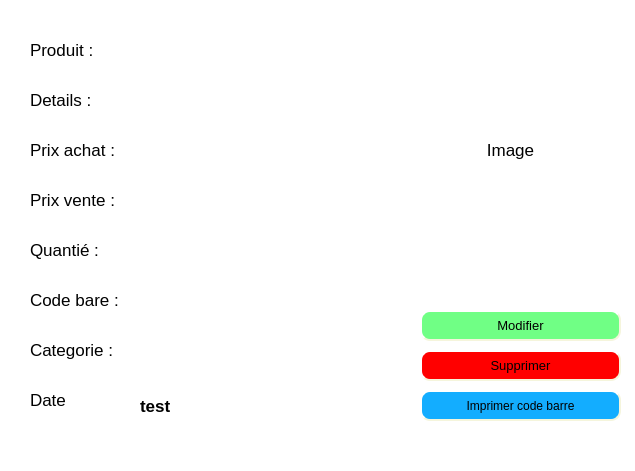
<?xml version="1.0" encoding="UTF-8"?>
<ui version="4.0">
 <class>MainWindow</class>
 <widget class="QMainWindow" name="MainWindow">
  <property name="geometry">
   <rect>
    <x>0</x>
    <y>0</y>
    <width>635</width>
    <height>471</height>
   </rect>
  </property>
  <property name="windowTitle">
   <string>MainWindow</string>
  </property>
  <property name="styleSheet">
   <string notr="true">background-color: rgb(255, 255, 255);</string>
  </property>
  <widget class="QWidget" name="centralwidget">
   <widget class="QLabel" name="label_57">
    <property name="geometry">
     <rect>
      <x>30</x>
      <y>40</y>
      <width>81</width>
      <height>20</height>
     </rect>
    </property>
    <property name="font">
     <font>
      <pointsize>13</pointsize>
     </font>
    </property>
    <property name="text">
     <string>Produit :</string>
    </property>
   </widget>
   <widget class="QLabel" name="label_58">
    <property name="geometry">
     <rect>
      <x>30</x>
      <y>90</y>
      <width>81</width>
      <height>20</height>
     </rect>
    </property>
    <property name="font">
     <font>
      <pointsize>13</pointsize>
     </font>
    </property>
    <property name="text">
     <string>Details :</string>
    </property>
   </widget>
   <widget class="QLabel" name="label_59">
    <property name="geometry">
     <rect>
      <x>30</x>
      <y>140</y>
      <width>91</width>
      <height>20</height>
     </rect>
    </property>
    <property name="font">
     <font>
      <pointsize>13</pointsize>
     </font>
    </property>
    <property name="text">
     <string>Prix achat :</string>
    </property>
   </widget>
   <widget class="QLabel" name="label_60">
    <property name="geometry">
     <rect>
      <x>30</x>
      <y>190</y>
      <width>91</width>
      <height>20</height>
     </rect>
    </property>
    <property name="font">
     <font>
      <pointsize>13</pointsize>
     </font>
    </property>
    <property name="text">
     <string>Prix vente :</string>
    </property>
   </widget>
   <widget class="QLabel" name="label_61">
    <property name="geometry">
     <rect>
      <x>30</x>
      <y>240</y>
      <width>81</width>
      <height>20</height>
     </rect>
    </property>
    <property name="font">
     <font>
      <pointsize>13</pointsize>
     </font>
    </property>
    <property name="text">
     <string>Quantié :</string>
    </property>
   </widget>
   <widget class="QLabel" name="label_62">
    <property name="geometry">
     <rect>
      <x>30</x>
      <y>290</y>
      <width>101</width>
      <height>20</height>
     </rect>
    </property>
    <property name="font">
     <font>
      <pointsize>13</pointsize>
     </font>
    </property>
    <property name="text">
     <string>Code bare :</string>
    </property>
   </widget>
   <widget class="QLabel" name="label_69">
    <property name="geometry">
     <rect>
      <x>30</x>
      <y>340</y>
      <width>91</width>
      <height>20</height>
     </rect>
    </property>
    <property name="font">
     <font>
      <pointsize>13</pointsize>
     </font>
    </property>
    <property name="text">
     <string>Categorie :</string>
    </property>
   </widget>
   <widget class="QLabel" name="label_71">
    <property name="geometry">
     <rect>
      <x>400</x>
      <y>50</y>
      <width>221</width>
      <height>201</height>
     </rect>
    </property>
    <property name="font">
     <font>
      <pointsize>13</pointsize>
     </font>
    </property>
    <property name="styleSheet">
     <string notr="true"/>
    </property>
    <property name="text">
     <string>&lt;html&gt;&lt;head/&gt;&lt;body&gt;&lt;p align=&quot;center&quot;&gt;Image&lt;/p&gt;&lt;/body&gt;&lt;/html&gt;</string>
    </property>
   </widget>
   <widget class="QLabel" name="label_72">
    <property name="geometry">
     <rect>
      <x>30</x>
      <y>390</y>
      <width>61</width>
      <height>20</height>
     </rect>
    </property>
    <property name="font">
     <font>
      <pointsize>13</pointsize>
     </font>
    </property>
    <property name="text">
     <string>Date</string>
    </property>
   </widget>
   <widget class="QPushButton" name="pushButton_13">
    <property name="geometry">
     <rect>
      <x>420</x>
      <y>390</y>
      <width>201</width>
      <height>31</height>
     </rect>
    </property>
    <property name="font">
     <font>
      <pointsize>9</pointsize>
     </font>
    </property>
    <property name="styleSheet">
     <string notr="true">QPushButton{
background-color: rgb(19, 173, 255);
border-style: outset;
border-width: 2px;
border-radius: 10px;
border-color: beige;
padding: 6px;
}
QPushButton:hover:!pressed
{

	background-color: rgb(85, 255, 255);
}</string>
    </property>
    <property name="text">
     <string>Imprimer code barre</string>
    </property>
    <property name="icon">
     <iconset resource="iconne.qrc">
      <normaloff>:/icone/barre.png</normaloff>:/icone/barre.png</iconset>
    </property>
    <property name="iconSize">
     <size>
      <width>22</width>
      <height>22</height>
     </size>
    </property>
   </widget>
   <widget class="QPushButton" name="pushButton_11">
    <property name="geometry">
     <rect>
      <x>420</x>
      <y>310</y>
      <width>201</width>
      <height>31</height>
     </rect>
    </property>
    <property name="font">
     <font>
      <pointsize>10</pointsize>
     </font>
    </property>
    <property name="styleSheet">
     <string notr="true">QPushButton{
background-color: rgb(112, 255, 133);
border-style: outset;
border-width: 2px;
border-radius: 10px;
border-color: beige;
min-width: 10em;
padding: 6px;

}
QPushButton:hover:!pressed
{

	
	background-color: rgb(55, 217, 109);
}</string>
    </property>
    <property name="text">
     <string>Modifier</string>
    </property>
    <property name="icon">
     <iconset resource="iconne.qrc">
      <normaloff>:/icone/update.png</normaloff>:/icone/update.png</iconset>
    </property>
    <property name="iconSize">
     <size>
      <width>22</width>
      <height>19</height>
     </size>
    </property>
    <property name="default">
     <bool>true</bool>
    </property>
   </widget>
   <widget class="QPushButton" name="pushButton_10">
    <property name="geometry">
     <rect>
      <x>420</x>
      <y>350</y>
      <width>201</width>
      <height>31</height>
     </rect>
    </property>
    <property name="font">
     <font>
      <pointsize>10</pointsize>
     </font>
    </property>
    <property name="styleSheet">
     <string notr="true">QPushButton{
background-color: rgb(255, 0, 0);
border-style: outset;
border-width: 2px;
border-radius: 10px;
border-color: beige;
min-width: 1em;
padding: 6px;
}
QPushButton:hover:!pressed
{
background-color: rgb(255, 70, 70);
}</string>
    </property>
    <property name="text">
     <string>Supprimer</string>
    </property>
    <property name="icon">
     <iconset resource="iconne.qrc">
      <normaloff>:/icone/delete.png</normaloff>:/icone/delete.png</iconset>
    </property>
    <property name="iconSize">
     <size>
      <width>22</width>
      <height>19</height>
     </size>
    </property>
    <property name="default">
     <bool>true</bool>
    </property>
   </widget>
   <widget class="QLineEdit" name="lineEdit_12">
    <property name="enabled">
     <bool>false</bool>
    </property>
    <property name="geometry">
     <rect>
      <x>140</x>
      <y>290</y>
      <width>201</width>
      <height>21</height>
     </rect>
    </property>
    <property name="font">
     <font>
      <pointsize>13</pointsize>
     </font>
    </property>
    <property name="styleSheet">
     <string notr="true">border-style: outset;
border-width: 1px;
border-radius: 3px;</string>
    </property>
    <property name="text">
     <string/>
    </property>
    <property name="placeholderText">
     <string>Code barre</string>
    </property>
    <property name="clearButtonEnabled">
     <bool>false</bool>
    </property>
   </widget>
   <widget class="QDoubleSpinBox" name="doubleSpinBox_4">
    <property name="geometry">
     <rect>
      <x>140</x>
      <y>190</y>
      <width>201</width>
      <height>21</height>
     </rect>
    </property>
    <property name="font">
     <font>
      <pointsize>13</pointsize>
     </font>
    </property>
    <property name="styleSheet">
     <string notr="true">border-style: outset;
border-width: 1px;
border-radius: 3px;</string>
    </property>
    <property name="maximum">
     <double>9999999999999.990234375000000</double>
    </property>
   </widget>
   <widget class="QSpinBox" name="spinBox_2">
    <property name="geometry">
     <rect>
      <x>140</x>
      <y>240</y>
      <width>201</width>
      <height>21</height>
     </rect>
    </property>
    <property name="font">
     <font>
      <pointsize>13</pointsize>
     </font>
    </property>
    <property name="styleSheet">
     <string notr="true">border-style: outset;
border-width: 1px;
border-radius: 3px;</string>
    </property>
    <property name="maximum">
     <number>999999999</number>
    </property>
   </widget>
   <widget class="QDoubleSpinBox" name="doubleSpinBox_3">
    <property name="geometry">
     <rect>
      <x>140</x>
      <y>140</y>
      <width>201</width>
      <height>21</height>
     </rect>
    </property>
    <property name="font">
     <font>
      <pointsize>13</pointsize>
     </font>
    </property>
    <property name="styleSheet">
     <string notr="true">border-style: outset;
border-width: 1px;
border-radius: 3px;</string>
    </property>
    <property name="maximum">
     <double>1000000000000000.000000000000000</double>
    </property>
   </widget>
   <widget class="QComboBox" name="comboBox_15">
    <property name="geometry">
     <rect>
      <x>140</x>
      <y>340</y>
      <width>201</width>
      <height>21</height>
     </rect>
    </property>
    <property name="font">
     <font>
      <pointsize>12</pointsize>
     </font>
    </property>
    <property name="styleSheet">
     <string notr="true">background-color: rgb(246, 239, 255);
border-style: outset;
border-width: 1px;
border-radius: 3px;</string>
    </property>
    <item>
     <property name="text">
      <string>----------</string>
     </property>
    </item>
   </widget>
   <widget class="QPlainTextEdit" name="plainTextEdit_2">
    <property name="geometry">
     <rect>
      <x>140</x>
      <y>80</y>
      <width>201</width>
      <height>31</height>
     </rect>
    </property>
    <property name="font">
     <font>
      <pointsize>13</pointsize>
     </font>
    </property>
    <property name="styleSheet">
     <string notr="true">border-style: outset;
border-width: 1px;
border-radius: 3px;</string>
    </property>
   </widget>
   <widget class="QLineEdit" name="lineEdit_11">
    <property name="geometry">
     <rect>
      <x>140</x>
      <y>40</y>
      <width>201</width>
      <height>21</height>
     </rect>
    </property>
    <property name="font">
     <font>
      <pointsize>13</pointsize>
     </font>
    </property>
    <property name="styleSheet">
     <string notr="true">border-style: outset;
border-width: 1px;
border-radius: 3px;</string>
    </property>
    <property name="placeholderText">
     <string>Nom de produit</string>
    </property>
   </widget>
   <widget class="QLabel" name="label_68">
    <property name="geometry">
     <rect>
      <x>140</x>
      <y>40</y>
      <width>201</width>
      <height>21</height>
     </rect>
    </property>
    <property name="font">
     <font>
      <pointsize>13</pointsize>
      <weight>75</weight>
      <bold>true</bold>
     </font>
    </property>
    <property name="styleSheet">
     <string notr="true"/>
    </property>
    <property name="text">
     <string/>
    </property>
   </widget>
   <widget class="QLabel" name="label_63">
    <property name="geometry">
     <rect>
      <x>140</x>
      <y>80</y>
      <width>201</width>
      <height>31</height>
     </rect>
    </property>
    <property name="font">
     <font>
      <pointsize>13</pointsize>
      <weight>75</weight>
      <bold>true</bold>
     </font>
    </property>
    <property name="styleSheet">
     <string notr="true"/>
    </property>
    <property name="text">
     <string/>
    </property>
   </widget>
   <widget class="QLabel" name="label_65">
    <property name="geometry">
     <rect>
      <x>140</x>
      <y>140</y>
      <width>201</width>
      <height>21</height>
     </rect>
    </property>
    <property name="font">
     <font>
      <pointsize>13</pointsize>
      <weight>75</weight>
      <bold>true</bold>
     </font>
    </property>
    <property name="styleSheet">
     <string notr="true"/>
    </property>
    <property name="text">
     <string/>
    </property>
   </widget>
   <widget class="QLabel" name="label_67">
    <property name="geometry">
     <rect>
      <x>140</x>
      <y>190</y>
      <width>201</width>
      <height>21</height>
     </rect>
    </property>
    <property name="font">
     <font>
      <pointsize>13</pointsize>
      <weight>75</weight>
      <bold>true</bold>
     </font>
    </property>
    <property name="styleSheet">
     <string notr="true"/>
    </property>
    <property name="text">
     <string/>
    </property>
   </widget>
   <widget class="QLabel" name="label_64">
    <property name="geometry">
     <rect>
      <x>140</x>
      <y>240</y>
      <width>201</width>
      <height>21</height>
     </rect>
    </property>
    <property name="font">
     <font>
      <pointsize>13</pointsize>
      <weight>75</weight>
      <bold>true</bold>
     </font>
    </property>
    <property name="styleSheet">
     <string notr="true"/>
    </property>
    <property name="text">
     <string/>
    </property>
   </widget>
   <widget class="QLabel" name="label_66">
    <property name="geometry">
     <rect>
      <x>140</x>
      <y>290</y>
      <width>201</width>
      <height>21</height>
     </rect>
    </property>
    <property name="font">
     <font>
      <pointsize>13</pointsize>
      <weight>75</weight>
      <bold>true</bold>
     </font>
    </property>
    <property name="styleSheet">
     <string notr="true"/>
    </property>
    <property name="text">
     <string/>
    </property>
   </widget>
   <widget class="QLabel" name="label_70">
    <property name="geometry">
     <rect>
      <x>140</x>
      <y>340</y>
      <width>201</width>
      <height>21</height>
     </rect>
    </property>
    <property name="font">
     <font>
      <pointsize>13</pointsize>
      <weight>75</weight>
      <bold>true</bold>
     </font>
    </property>
    <property name="styleSheet">
     <string notr="true"/>
    </property>
    <property name="text">
     <string/>
    </property>
   </widget>
   <widget class="QPushButton" name="pushButton_12">
    <property name="geometry">
     <rect>
      <x>140</x>
      <y>390</y>
      <width>201</width>
      <height>31</height>
     </rect>
    </property>
    <property name="font">
     <font>
      <pointsize>9</pointsize>
     </font>
    </property>
    <property name="styleSheet">
     <string notr="true">QPushButton{
background-color: rgb(112, 255, 133);
border-style: outset;
border-width: 2px;
border-radius: 10px;
border-color: beige;
min-width: 10em;
padding: 6px;

}
QPushButton:hover:!pressed
{

	
	background-color: rgb(55, 217, 109);
}</string>
    </property>
    <property name="text">
     <string>Save</string>
    </property>
    <property name="icon">
     <iconset resource="iconne.qrc">
      <normaloff>:/icone/save.png</normaloff>:/icone/save.png</iconset>
    </property>
    <property name="iconSize">
     <size>
      <width>22</width>
      <height>18</height>
     </size>
    </property>
    <property name="default">
     <bool>true</bool>
    </property>
   </widget>
   <widget class="QLabel" name="label_73">
    <property name="geometry">
     <rect>
      <x>140</x>
      <y>390</y>
      <width>201</width>
      <height>31</height>
     </rect>
    </property>
    <property name="font">
     <font>
      <pointsize>13</pointsize>
      <weight>75</weight>
      <bold>true</bold>
     </font>
    </property>
    <property name="styleSheet">
     <string notr="true"/>
    </property>
    <property name="text">
     <string>test</string>
    </property>
   </widget>
  </widget>
  <widget class="QMenuBar" name="menubar">
   <property name="geometry">
    <rect>
     <x>0</x>
     <y>0</y>
     <width>635</width>
     <height>21</height>
    </rect>
   </property>
  </widget>
  <widget class="QStatusBar" name="statusbar"/>
 </widget>
 <resources>
  <include location="iconne.qrc"/>
 </resources>
 <connections/>
</ui>
